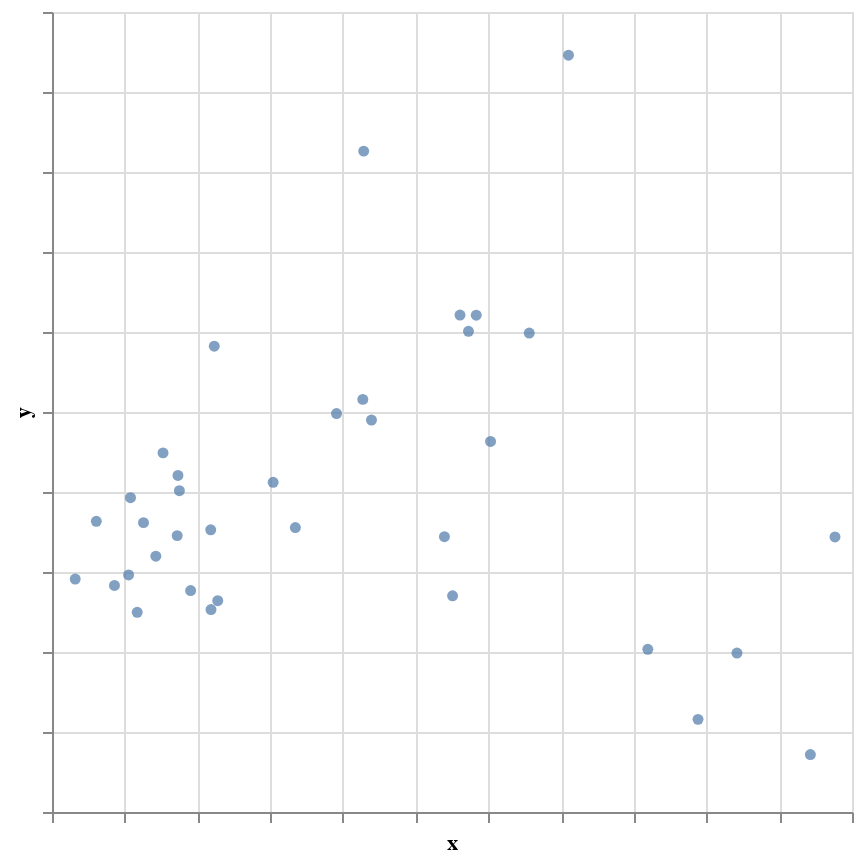

Notebook source saved alongside this figure:
### Markdown cell above
Last but not least, we generate a scatterplot, using the x and y values from the PCA:

### Code cell
alt.Chart(oecd_pca).mark_circle().encode(
    x=alt.X('x', axis=alt.Axis(labels=False)),
    y=alt.Y('y', axis=alt.Axis(labels=False)),    
    tooltip='country'
).properties(width=400, height=400)

### Figure 1 — Vega-Lite specification as saved in the notebook (floating-point values rounded to 4 significant figures)
{"config": {"view": {"continuousWidth": 400, "continuousHeight": 300}}, "data": {"name": "data-5214d3d60e1cdb647d0d935ee18c984e"}, "mark": "circle", "encoding": {"tooltip": {"type": "nominal", "field": "country"}, "x": {"type": "quantitative", "axis": {"labels": false}, "field": "x"}, "y": {"type": "quantitative", "axis": {"labels": false}, "field": "y"}}, "height": 400, "width": 400, "$schema": "https://vega.github.io/schema/vega-lite/v4.8.1.json", "datasets": {"data-5214d3d60e1cdb647d0d935ee18c984e": [{"country": "Australia", "dwellings without basic facilities": 1.1, "housing expenditure": 20, "rooms per person": 2.3, "household net adjusted disposable income": 31197, "household net financial wealth": 38482, "employment rate": 72, "job security": 4.4, "long-term unemployment rate": 1.06, "personal earnings": 46585, "quality of support network": 93, "educational attainment": 74, "student skills": 512, "years in education": 18.8, "air pollution": 13, "water quality": 93, "consultation on rule-making": 10.5, "voter turnout": 93, "life expectancy": 82.0, "self-reported health": 85, "life satisfaction": 7.4, "assault rate": 2.1, "homicide rate": 0.8, "employees working very long hours": 14.23, "time devoted to leisure and personal care": 14.41, "x": -3.141, "y": -1.168}, {"country": "Austria", "dwellings without basic facilities": 1.0, "housing expenditure": 21, "rooms per person": 1.6, "household net adjusted disposable income": 29256, "household net financial wealth": 48125, "employment rate": 73, "job security": 3.4, "long-term unemployment rate": 1.07, "personal earnings": 43837, "quality of support network": 95, "educational attainment": 82, "student skills": 500, "years in education": 16.9, "air pollution": 27, "water quality": 95, "consultation on rule-making": 7.1, "voter turnout": 75, "life expectancy": 81.1, "self-reported health": 69, "life satisfaction": 7.5, "assault rate": 3.4, "homicide rate": 0.5, "employees working very long hours": 8.61, "time devoted to leisure and personal care": 14.46, "x": -1.814, "y": -1.47}, {"country": "Belgium", "dwellings without basic facilities": 1.9, "housing expenditure": 20, "rooms per person": 2.3, "household net adjusted disposable income": 27811, "household net financial wealth": 78368, "employment rate": 62, "job security": 4.5, "long-term unemployment rate": 3.37, "personal earnings": 47276, "quality of support network": 91, "educational attainment": 71, "student skills": 509, "years in education": 18.8, "air pollution": 21, "water quality": 84, "consultation on rule-making": 4.5, "voter turnout": 89, "life expectancy": 80.5, "self-reported health": 74, "life satisfaction": 7.1, "assault rate": 6.6, "homicide rate": 1.2, "employees working very long hours": 4.41, "time devoted to leisure and personal care": 15.71, "x": -1.818, "y": -0.4722}, {"country": "Brazil", "dwellings without basic facilities": 6.7, "housing expenditure": 21, "rooms per person": 1.4, "household net adjusted disposable income": 10310, "household net financial wealth": 6875, "employment rate": 67, "job security": 4.8, "long-term unemployment rate": 2.17, "personal earnings": 7909, "quality of support network": 90, "educational attainment": 43, "student skills": 402, "years in education": 16.3, "air pollution": 18, "water quality": 67, "consultation on rule-making": 4.0, "voter turnout": 79, "life expectancy": 73.4, "self-reported health": 69, "life satisfaction": 7.2, "assault rate": 7.9, "homicide rate": 25.5, "employees working very long hours": 10.74, "time devoted to leisure and personal care": 14.97, "x": 4.883, "y": -2.842}, {"country": "Canada", "dwellings without basic facilities": 0.2, "housing expenditure": 22, "rooms per person": 2.5, "household net adjusted disposable income": 30212, "household net financial wealth": 63261, "employment rate": 72, "job security": 6.6, "long-term unemployment rate": 0.9, "personal earnings": 44017, "quality of support network": 94, "educational attainment": 89, "student skills": 522, "years in education": 17.0, "air pollution": 15, "water quality": 90, "consultation on rule-making": 10.5, "voter turnout": 61, "life expectancy": 81.0, "self-reported health": 88, "life satisfaction": 7.6, "assault rate": 1.3, "homicide rate": 1.7, "employees working very long hours": 3.98, "time devoted to leisure and personal care": 14.25, "x": -3.391, "y": -0.3659}, {"country": "Chile", "dwellings without basic facilities": 9.4, "housing expenditure": 19, "rooms per person": 1.3, "household net adjusted disposable income": 13762, "household net financial wealth": 18141, "employment rate": 62, "job security": 4.7, "long-term unemployment rate": 2.01, "personal earnings": 15438, "quality of support network": 85, "educational attainment": 72, "student skills": 436, "years in education": 16.4, "air pollution": 46, "water quality": 79, "consultation on rule-making": 2.0, "voter turnout": 88, "life expectancy": 78.3, "self-reported health": 59, "life satisfaction": 6.6, "assault rate": 6.9, "homicide rate": 5.2, "employees working very long hours": 15.42, "time devoted to leisure and personal care": 14.41, "x": 4.192, "y": -1.966}, {"country": "Czech Republic", "dwellings without basic facilities": 0.9, "housing expenditure": 25, "rooms per person": 1.4, "household net adjusted disposable income": 17262, "household net financial wealth": 17875, "employment rate": 67, "job security": 4.2, "long-term unemployment rate": 3.03, "personal earnings": 20645, "quality of support network": 87, "educational attainment": 92, "student skills": 500, "years in education": 17.9, "air pollution": 16, "water quality": 81, "consultation on rule-making": 6.8, "voter turnout": 59, "life expectancy": 78.0, "self-reported health": 60, "life satisfaction": 6.7, "assault rate": 2.8, "homicide rate": 0.8, "employees working very long hours": 7.14, "time devoted to leisure and personal care": 14.98, "x": 0.3927, "y": 0.8994}, {"country": "Denmark", "dwellings without basic facilities": 0.4, "housing expenditure": 24, "rooms per person": 2.0, "household net adjusted disposable income": 25172, "household net financial wealth": 39951, "employment rate": 73, "job security": 5.8, "long-term unemployment rate": 2.11, "personal earnings": 45642, "quality of support network": 96, "educational attainment": 77, "student skills": 498, "years in education": 19.2, "air pollution": 15, "water quality": 95, "consultation on rule-making": 7.0, "voter turnout": 88, "life expectancy": 79.9, "self-reported health": 71, "life satisfaction": 7.6, "assault rate": 3.9, "homicide rate": 0.8, "employees working very long hours": 2.06, "time devoted to leisure and personal care": 16.06, "x": -2.92, "y": -0.07138}, {"country": "Estonia", "dwellings without basic facilities": 8.6, "housing expenditure": 20, "rooms per person": 1.6, "household net adjusted disposable income": 14382, "household net financial wealth": 7843, "employment rate": 67, "job security": 5.3, "long-term unemployment rate": 5.46, "personal earnings": 17488, "quality of support network": 89, "educational attainment": 89, "student skills": 526, "years in education": 17.5, "air pollution": 9, "water quality": 80, "consultation on rule-making": 3.3, "voter turnout": 64, "life expectancy": 76.3, "self-reported health": 52, "life satisfaction": 5.4, "assault rate": 5.5, "homicide rate": 4.7, "employees working very long hours": 3.59, "time devoted to leisure and personal care": 14.9, "x": 2.03, "y": 0.632}, {"country": "Finland", "dwellings without basic facilities": 0.6, "housing expenditure": 22, "rooms per person": 1.9, "household net adjusted disposable income": 26904, "household net financial wealth": 20190, "employment rate": 70, "job security": 6.4, "long-term unemployment rate": 1.65, "personal earnings": 38976, "quality of support network": 93, "educational attainment": 84, "student skills": 529, "years in education": 19.7, "air pollution": 15, "water quality": 95, "consultation on rule-making": 9.0, "voter turnout": 69, "life expectancy": 80.6, "self-reported health": 69, "life satisfaction": 7.4, "assault rate": 2.4, "homicide rate": 1.8, "employees working very long hours": 3.7, "time devoted to leisure and personal care": 14.89, "x": -2.473, "y": 0.489}, {"country": "France", "dwellings without basic facilities": 0.5, "housing expenditure": 21, "rooms per person": 1.8, "household net adjusted disposable income": 29322, "household net financial wealth": 47668, "employment rate": 64, "job security": 6.5, "long-term unemployment rate": 3.98, "personal earnings": 38625, "quality of support network": 91, "educational attainment": 72, "student skills": 500, "years in education": 16.5, "air pollution": 12, "water quality": 85, "consultation on rule-making": 3.5, "voter turnout": 80, "life expectancy": 82.2, "self-reported health": 68, "life satisfaction": 6.7, "assault rate": 5.0, "homicide rate": 0.8, "employees working very long hours": 8.71, "time devoted to leisure and personal care": 15.33, "x": -0.9591, "y": 0.1215}, {"country": "Germany", "dwellings without basic facilities": 0.9, "housing expenditure": 21, "rooms per person": 1.8, "household net adjusted disposable income": 30721, "household net financial wealth": 49484, "employment rate": 73, "job security": 3.2, "long-term unemployment rate": 2.52, "personal earnings": 41782, "quality of support network": 93, "educational attainment": 86, "student skills": 515, "years in education": 18.1, "air pollution": 16, "water quality": 94, "consultation on rule-making": 4.5, "voter turnout": 72, "life expectancy": 80.8, "self-reported health": 65, "life satisfaction": 7.0, "assault rate": 3.6, "homicide rate": 0.5, "employees working very long hours": 5.6, "time devoted to leisure and personal care": 15.31, "x": -2.279, "y": -0.5452}, {"country": "Greece", "dwellings without basic facilities": 0.5, "housing expenditure": 27, "rooms per person": 1.2, "household net adjusted disposable income": 19095, "household net financial wealth": 14004, "employment rate": 51, "job security": 12.0, "long-term unemployment rate": 14.37, "personal earnings": 27434, "quality of support network": 68, "educational attainment": 67, "student skills": 466, "years in education": 18.6, "air pollution": 27, "water quality": 66, "consultation on rule-making": 6.5, "voter turnout": 62, "life expectancy": 80.8, "self-reported health": 76, "life satisfaction": 4.7, "assault rate": 3.7, "homicide rate": 1.4, "employees working very long hours": 5.65, "time devoted to leisure and personal care": 14.91, "x": 3.102, "y": 5.46}, {"country": "Hungary", "dwellings without basic facilities": 4.8, "housing expenditure": 21, "rooms per person": 1.0, "household net adjusted disposable income": 15240, "household net financial wealth": 13652, "employment rate": 57, "job security": 6.7, "long-term unemployment rate": 5.05, "personal earnings": 20514, "quality of support network": 87, "educational attainment": 82, "student skills": 487, "years in education": 17.5, "air pollution": 15, "water quality": 77, "consultation on rule-making": 7.9, "voter turnout": 64, "life expectancy": 75.0, "self-reported health": 56, "life satisfaction": 4.9, "assault rate": 3.6, "homicide rate": 1.5, "employees working very long hours": 2.92, "time devoted to leisure and personal care": 15.04, "x": 2.562, "y": 1.986}, {"country": "Iceland", "dwellings without basic facilities": 0.4, "housing expenditure": 21, "rooms per person": 1.6, "household net adjusted disposable income": 22415, "household net financial wealth": 43045, "employment rate": 80, "job security": 4.3, "long-term unemployment rate": 1.68, "personal earnings": 39433, "quality of support network": 96, "educational attainment": 71, "student skills": 484, "years in education": 19.5, "air pollution": 18, "water quality": 97, "consultation on rule-making": 5.1, "voter turnout": 81, "life expectancy": 82.4, "self-reported health": 78, "life satisfaction": 7.5, "assault rate": 2.7, "homicide rate": 1.3, "employees working very long hours": 13.73, "time devoted to leisure and personal care": 14.61, "x": -2.094, "y": -1.232}, {"country": "Ireland", "dwellings without basic facilities": 0.2, "housing expenditure": 20, "rooms per person": 2.1, "household net adjusted disposable income": 23721, "household net financial wealth": 28099, "employment rate": 59, "job security": 6.4, "long-term unemployment rate": 9.24, "personal earnings": 50853, "quality of support network": 95, "educational attainment": 73, "student skills": 516, "years in education": 17.5, "air pollution": 13, "water quality": 84, "consultation on rule-making": 9.0, "voter turnout": 70, "life expectancy": 80.6, "self-reported health": 83, "life satisfaction": 6.8, "assault rate": 2.6, "homicide rate": 0.8, "employees working very long hours": 4.17, "time devoted to leisure and personal care": 15.19, "x": -1.769, "y": 1.823}, {"country": "Israel", "dwellings without basic facilities": 3.8, "housing expenditure": 21, "rooms per person": 1.1, "household net adjusted disposable income": 20434, "household net financial wealth": 55932, "employment rate": 67, "job security": 6.5, "long-term unemployment rate": 0.91, "personal earnings": 27577, "quality of support network": 89, "educational attainment": 83, "student skills": 474, "years in education": 15.7, "air pollution": 21, "water quality": 66, "consultation on rule-making": 2.5, "voter turnout": 68, "life expectancy": 81.8, "self-reported health": 82, "life satisfaction": 7.1, "assault rate": 6.4, "homicide rate": 2.2, "employees working very long hours": 18.77, "time devoted to leisure and personal care": 14.48, "x": 1.508, "y": -1.298}, {"country": "Italy", "dwellings without basic facilities": 0.5, "housing expenditure": 23, "rooms per person": 1.4, "household net adjusted disposable income": 24724, "household net financial wealth": 54147, "employment rate": 58, "job security": 5.5, "long-term unemployment rate": 5.67, "personal earnings": 33571, "quality of support network": 91, "educational attainment": 56, "student skills": 490, "years in education": 17.0, "air pollution": 21, "water quality": 80, "consultation on rule-making": 5.0, "voter turnout": 75, "life expectancy": 82.7, "self-reported health": 65, "life satisfaction": 6.0, "assault rate": 4.7, "homicide rate": 0.7, "employees working very long hours": 3.7, "time devoted to leisure and personal care": 14.98, "x": 0.2736, "y": 1.158}, {"country": "Japan", "dwellings without basic facilities": 6.4, "housing expenditure": 22, "rooms per person": 1.8, "household net adjusted disposable income": 25066, "household net financial wealth": 85309, "employment rate": 71, "job security": 2.9, "long-term unemployment rate": 1.67, "personal earnings": 36039, "quality of support network": 90, "educational attainment": 93, "student skills": 540, "years in education": 16.2, "air pollution": 24, "water quality": 86, "consultation on rule-making": 7.3, "voter turnout": 59, "life expectancy": 82.7, "self-reported health": 30, "life satisfaction": 6.0, "assault rate": 1.4, "homicide rate": 0.3, "employees working very long hours": 22.62, "time devoted to leisure and personal care": 14.93, "x": -0.6539, "y": -0.4443}, {"country": "Korea", "dwellings without basic facilities": 4.2, "housing expenditure": 16, "rooms per person": 1.4, "household net adjusted disposable income": 18035, "household net financial wealth": 28290, "employment rate": 64, "job security": 3.0, "long-term unemployment rate": 0.01, "personal earnings": 34056, "quality of support network": 77, "educational attainment": 81, "student skills": 542, "years in education": 17.5, "air pollution": 30, "water quality": 78, "consultation on rule-making": 10.4, "voter turnout": 76, "life expectancy": 81.1, "self-reported health": 37, "life satisfaction": 6.0, "assault rate": 2.1, "homicide rate": 1.1, "employees working very long hours": 27.13, "time devoted to leisure and personal care": 14.63, "x": 1.396, "y": -0.5586}, {"country": "Luxembourg", "dwellings without basic facilities": 0.7, "housing expenditure": 23, "rooms per person": 2.0, "household net adjusted disposable income": 35635, "household net financial wealth": 57159, "employment rate": 66, "job security": 4.0, "long-term unemployment rate": 1.56, "personal earnings": 52542, "quality of support network": 88, "educational attainment": 77, "student skills": 490, "years in education": 14.1, "air pollution": 12, "water quality": 81, "consultation on rule-making": 6.0, "voter turnout": 91, "life expectancy": 81.1, "self-reported health": 73, "life satisfaction": 7.1, "assault rate": 4.3, "homicide rate": 2.1, "employees working very long hours": 3.18, "time devoted to leisure and personal care": 15.12, "x": -1.721, "y": -1.359}, {"country": "Mexico", "dwellings without basic facilities": 4.2, "housing expenditure": 21, "rooms per person": 1.0, "household net adjusted disposable income": 12850, "household net financial wealth": 10449, "employment rate": 61, "job security": 4.7, "long-term unemployment rate": 0.09, "personal earnings": 14653, "quality of support network": 74, "educational attainment": 36, "student skills": 417, "years in education": 15.2, "air pollution": 30, "water quality": 68, "consultation on rule-making": 9.0, "voter turnout": 63, "life expectancy": 74.4, "self-reported health": 66, "life satisfaction": 7.4, "assault rate": 12.8, "homicide rate": 23.4, "employees working very long hours": 28.77, "time devoted to leisure and personal care": 13.89, "x": 6.427, "y": -3.282}, {"country": "Netherlands", "dwellings without basic facilities": 0.0, "housing expenditure": 21, "rooms per person": 2.0, "household net adjusted disposable income": 25697, "household net financial wealth": 71073, "employment rate": 75, "job security": 3.6, "long-term unemployment rate": 1.78, "personal earnings": 45362, "quality of support network": 92, "educational attainment": 72, "student skills": 519, "years in education": 18.6, "air pollution": 30, "water quality": 94, "consultation on rule-making": 6.1, "voter turnout": 75, "life expectancy": 81.3, "self-reported health": 76, "life satisfaction": 7.4, "assault rate": 4.9, "homicide rate": 0.9, "employees working very long hours": 0.59, "time devoted to leisure and personal care": 15.44, "x": -2.572, "y": -0.802}, {"country": "New Zealand", "dwellings without basic facilities": 0.2, "housing expenditure": 25, "rooms per person": 2.3, "household net adjusted disposable income": 21773, "household net financial wealth": 7480, "employment rate": 72, "job security": 5.8, "long-term unemployment rate": 0.91, "personal earnings": 31394, "quality of support network": 96, "educational attainment": 74, "student skills": 509, "years in education": 18.1, "air pollution": 11, "water quality": 89, "consultation on rule-making": 10.3, "voter turnout": 74, "life expectancy": 81.2, "self-reported health": 89, "life satisfaction": 7.3, "assault rate": 2.2, "homicide rate": 1.9, "employees working very long hours": 13.07, "time devoted to leisure and personal care": 14.87, "x": -2.248, "y": 0.01582}, {"country": "Norway", "dwellings without basic facilities": 0.3, "housing expenditure": 17, "rooms per person": 2.0, "household net adjusted disposable income": 32093, "household net financial wealth": 8365, "employment rate": 76, "job security": 2.9, "long-term unemployment rate": 0.28, "personal earnings": 46618, "quality of support network": 93, "educational attainment": 82, "student skills": 496, "years in education": 17.9, "air pollution": 16, "water quality": 96, "consultation on rule-making": 8.1, "voter turnout": 78, "life expectancy": 81.4, "self-reported health": 73, "life satisfaction": 7.7, "assault rate": 3.3, "homicide rate": 2.3, "employees working very long hours": 3.1, "time devoted to leisure and personal care": 15.56, "x": -2.828, "y": -1.504}, {"country": "Poland", "dwellings without basic facilities": 3.5, "housing expenditure": 23, "rooms per person": 1.0, "household net adjusted disposable income": 16234, "household net financial wealth": 10406, "employment rate": 60, "job security": 7.3, "long-term unemployment rate": 3.51, "personal earnings": 21140, "quality of support network": 89, "educational attainment": 89, "student skills": 521, "years in education": 18.3, "air pollution": 33, "water quality": 77, "consultation on rule-making": 10.8, "voter turnout": 55, "life expectancy": 76.9, "self-reported health": 58, "life satisfaction": 5.7, "assault rate": 1.4, "homicide rate": 1.0, "employees working very long hours": 7.58, "time devoted to leisure and personal care": 14.2, "x": 1.727, "y": 2.008}, {"country": "Portugal", "dwellings without basic facilities": 0.9, "housing expenditure": 18, "rooms per person": 1.6, "household net adjusted disposable income": 18806, "household net financial wealth": 29640, "employment rate": 62, "job security": 9.1, "long-term unemployment rate": 7.62, "personal earnings": 23419, "quality of support network": 85, "educational attainment": 35, "student skills": 488, "years in education": 17.8, "air pollution": 18, "water quality": 87, "consultation on rule-making": 6.5, "voter turnout": 58, "life expectancy": 80.8, "self-reported health": 50, "life satisfaction": 5.2, "assault rate": 5.7, "homicide rate": 0.9, "employees working very long hours": 9.31, "time devoted to leisure and personal care": 14.95, "x": 1.833, "y": 2.21}, {"country": "Russian Federation", "dwellings without basic facilities": 15.1, "housing expenditure": 11, "rooms per person": 0.9, "household net adjusted disposable income": 17230, "household net financial wealth": 3331, "employment rate": 69, "job security": 4.0, "long-term unemployment rate": 1.69, "personal earnings": 21311, "quality of support network": 84, "educational attainment": 94, "student skills": 481, "years in education": 15.8, "air pollution": 15, "water quality": 44, "consultation on rule-making": 2.5, "voter turnout": 65, "life expectancy": 69.0, "self-reported health": 37, "life satisfaction": 5.5, "assault rate": 3.8, "homicide rate": 12.8, "employees working very long hours": 0.17, "time devoted to leisure and personal care": 14.97, "x": 5.418, "y": -2.013}, {"country": "Slovak Republic", "dwellings without basic facilities": 1.1, "housing expenditure": 25, "rooms per person": 1.2, "household net adjusted disposable income": 17228, "household net financial wealth": 9651, "employment rate": 60, "job security": 5.8, "long-term unemployment rate": 8.89, "personal earnings": 20428, "quality of support network": 88, "educational attainment": 91, "student skills": 472, "years in education": 16.4, "air pollution": 13, "water quality": 82, "consultation on rule-making": 6.6, "voter turnout": 59, "life expectancy": 76.1, "self-reported health": 63, "life satisfaction": 5.9, "assault rate": 3.0, "homicide rate": 1.2, "employees working very long hours": 6.48, "time devoted to leisure and personal care": 14.99, "x": 1.61, "y": 2.211}, {"country": "Slovenia", "dwellings without basic facilities": 0.4, "housing expenditure": 20, "rooms per person": 1.4, "household net adjusted disposable income": 19692, "household net financial wealth": 18912, "employment rate": 64, "job security": 5.0, "long-term unemployment rate": 4.23, "personal earnings": 33040, "quality of support network": 93, "educational attainment": 84, "student skills": 499, "years in education": 18.3, "air pollution": 26, "water quality": 90, "consultation on rule-making": 10.3, "voter turnout": 66, "life expectancy": 80.1, "self-reported health": 61, "life satisfaction": 6.0, "assault rate": 3.9, "homicide rate": 0.4, "employees working very long hours": 5.72, "time devoted to leisure and personal care": 14.62, "x": -0.08781, "y": 0.9804}, {"country": "Spain", "dwellings without basic facilities": 0.0, "housing expenditure": 20, "rooms per person": 1.9, "household net adjusted disposable income": 22799, "household net financial wealth": 23920, "employment rate": 56, "job security": 17.7, "long-term unemployment rate": 11.13, "personal earnings": 34747, "quality of support network": 92, "educational attainment": 54, "student skills": 490, "years in education": 17.6, "air pollution": 24, "water quality": 75, "consultation on rule-making": 7.3, "voter turnout": 69, "life expectancy": 82.4, "self-reported health": 75, "life satisfaction": 6.2, "assault rate": 4.2, "homicide rate": 0.7, "employees working very long hours": 5.95, "time devoted to leisure and personal care": 16.06, "x": 0.2858, "y": 4.261}, {"country": "Sweden", "dwellings without basic facilities": 0.0, "housing expenditure": 21, "rooms per person": 1.7, "household net adjusted disposable income": 27546, "household net financial wealth": 55301, "employment rate": 74, "job security": 6.5, "long-term unemployment rate": 1.4, "personal earnings": 38789, "quality of support network": 91, "educational attainment": 87, "student skills": 482, "years in education": 19.2, "air pollution": 10, "water quality": 97, "consultation on rule-making": 10.9, "voter turnout": 85, "life expectancy": 81.9, "self-reported health": 80, "life satisfaction": 7.4, "assault rate": 5.1, "homicide rate": 1.0, "employees working very long hours": 1.14, "time devoted to leisure and personal care": 15.11, "x": -2.742, "y": -0.3831}, {"country": "Switzerland", "dwellings without basic facilities": 0.1, "housing expenditure": 23, "rooms per person": 1.9, "household net adjusted disposable income": 30745, "household net financial wealth": 100812, "employment rate": 79, "job security": 2.8, "long-term unemployment rate": 1.48, "personal earnings": 52307, "quality of support network": 94, "educational attainment": 86, "student skills": 518, "years in education": 17.1, "air pollution": 20, "water quality": 95, "consultation on rule-making": 8.4, "voter turnout": 49, "life expectancy": 82.8, "self-reported health": 81, "life satisfaction": 7.8, "assault rate": 4.2, "homicide rate": 0.5, "employees working very long hours": 7.3, "time devoted to leisure and personal care": 14.98, "x": -3.681, "y": -1.089}, {"country": "Turkey", "dwellings without basic facilities": 12.7, "housing expenditure": 21, "rooms per person": 1.1, "household net adjusted disposable income": 13794, "household net financial wealth": 3317, "employment rate": 49, "job security": 7.8, "long-term unemployment rate": 2.29, "personal earnings": 17460, "quality of support network": 79, "educational attainment": 32, "student skills": 462, "years in education": 16.0, "air pollution": 35, "water quality": 60, "consultation on rule-making": 5.5, "voter turnout": 88, "life expectancy": 74.6, "self-reported health": 67, "life satisfaction": 4.9, "assault rate": 5.0, "homicide rate": 3.3, "employees working very long hours": 43.29, "time devoted to leisure and personal care": 13.42, "x": 6.766, "y": -0.562}, {"country": "United Kingdom", "dwellings without basic facilities": 0.3, "housing expenditure": 24, "rooms per person": 1.9, "household net adjusted disposable income": 25828, "household net financial wealth": 60065, "employment rate": 71, "job security": 5.6, "long-term unemployment rate": 2.75, "personal earnings": 40649, "quality of support network": 94, "educational attainment": 77, "student skills": 502, "years in education": 16.6, "air pollution": 13, "water quality": 92, "consultation on rule-making": 11.5, "voter turnout": 66, "life expectancy": 81.1, "self-reported health": 78, "life satisfaction": 6.9, "assault rate": 1.9, "homicide rate": 0.3, "employees working very long hours": 12.27, "time devoted to leisure and personal care": 14.83, "x": -2.268, "y": 0.2067}, {"country": "United States", "dwellings without basic facilities": 0.1, "housing expenditure": 19, "rooms per person": 2.3, "household net adjusted disposable income": 39531, "household net financial wealth": 132822, "employment rate": 67, "job security": 6.3, "long-term unemployment rate": 2.36, "personal earnings": 54214, "quality of support network": 90, "educational attainment": 89, "student skills": 492, "years in education": 17.1, "air pollution": 18, "water quality": 87, "consultation on rule-making": 8.3, "voter turnout": 67, "life expectancy": 78.7, "self-reported health": 90, "life satisfaction": 7.0, "assault rate": 1.5, "homicide rate": 5.2, "employees working very long hours": 11.44, "time devoted to leisure and personal care": 14.27, "x": -2.947, "y": -1.037}]}}
